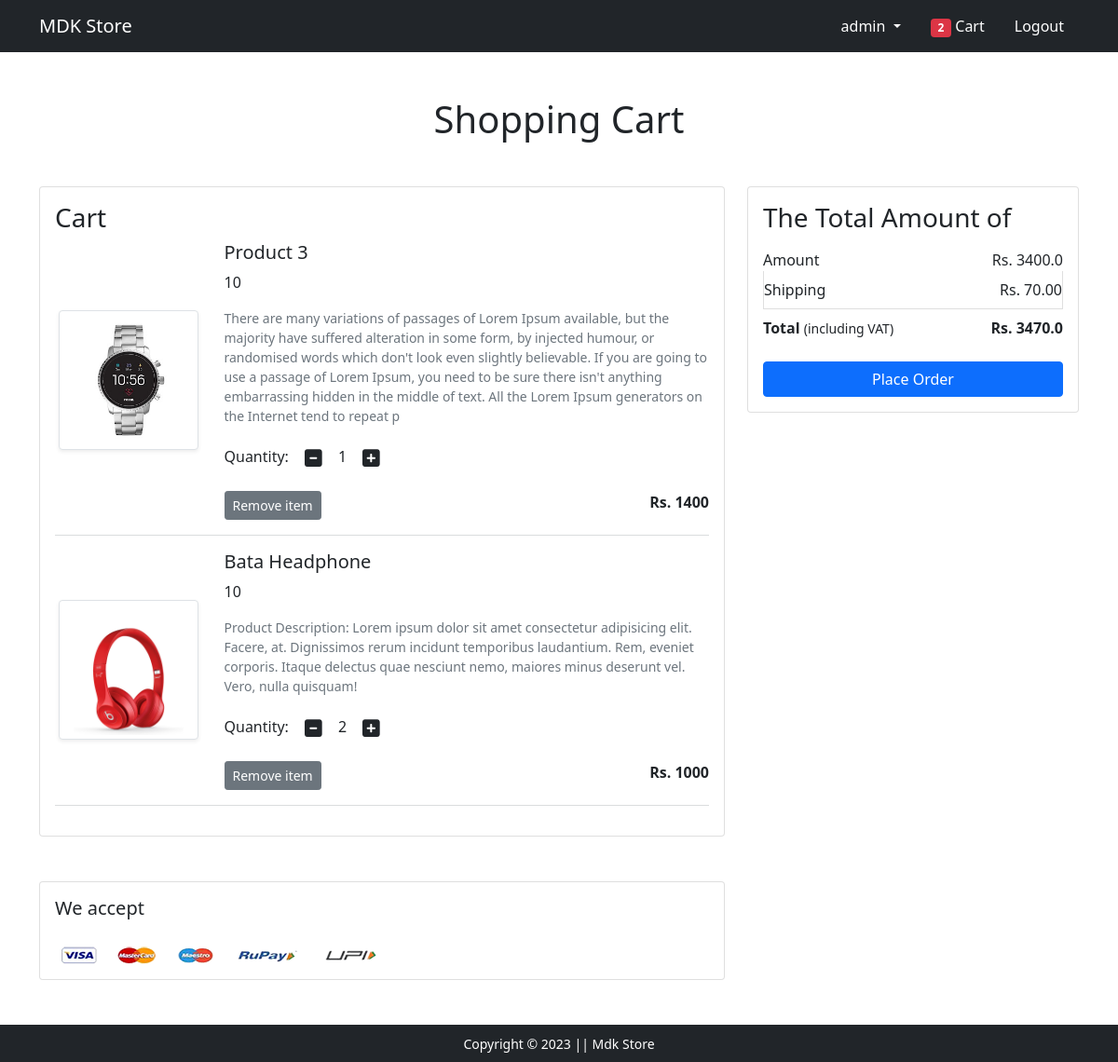
The page /cart/ (signed in) on the database as committed earlier.
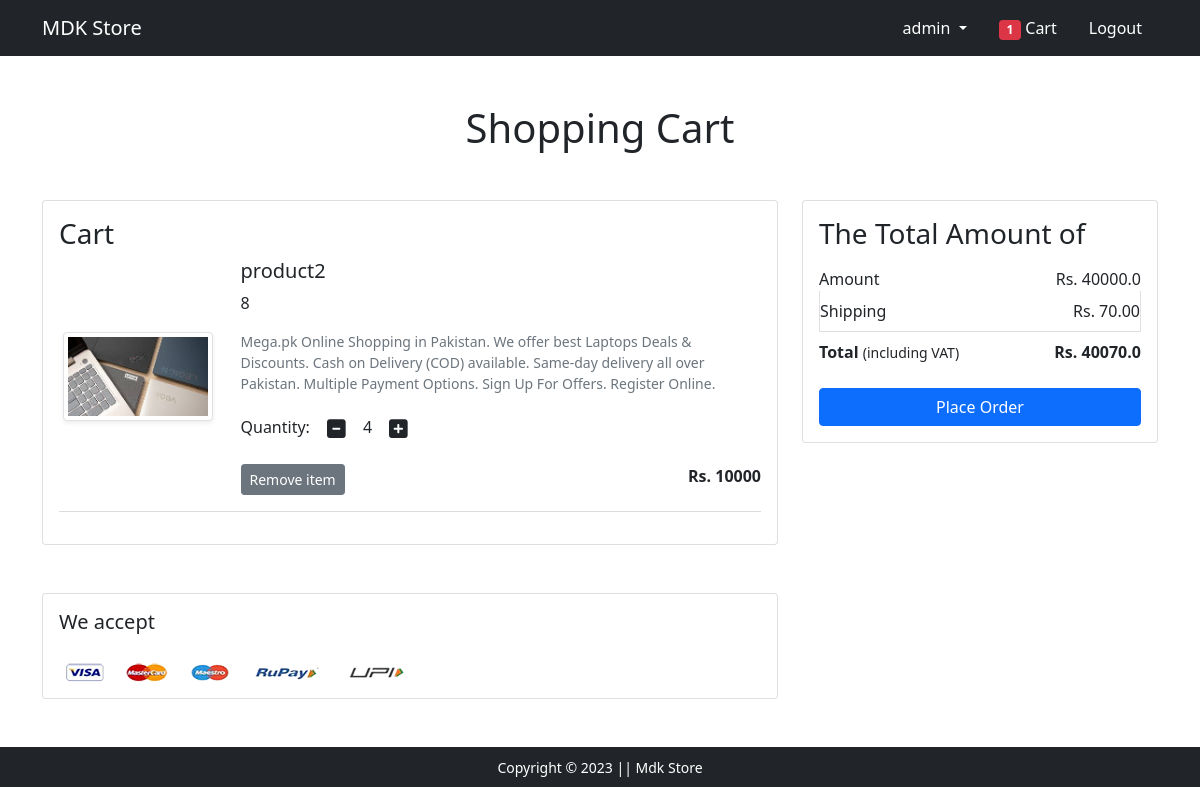
The same page on the database as committed later.
### app/models.py (models this page shows, shortened)
class Cart(models.Model):
    user=models.ForeignKey(User, on_delete=models.CASCADE , related_name='user_cart')
    Item=models.ForeignKey(AllProducts, on_delete=models.CASCADE)
    Quantity=models.IntegerField(default=1)

class AllProducts(models.Model):
    title=models.CharField(max_length=200)
    desc=models.CharField(max_length=400)
    img=models.ImageField(upload_to='imgs')
    stock=models.IntegerField(default=0)
    available=models.BooleanField(default=True)
    price=models.IntegerField()

### app/views.py (the view, shortened to what this page needs)
# urls.py: path('cart/', views.show_cart , name='cart'),
def show_cart(request):
    total_items=0
    if request.user.is_authenticated:
        total_items=len(Cart.objects.filter(user=request.user))
        user=request.user
        cart=Cart.objects.filter(user=user)
        amount=0.00
        shipping_amount=70.0
        total_amount=0.0
        cart_product=[p for p in Cart.objects.all() if p.user==user]
        if cart_product:
            for p in cart_product:
                temp_amount=(p.Quantity*p.Item.price)
                amount +=temp_amount
                total_amount=amount+shipping_amount
                print(temp_amount)
            context={
                'carts':cart,
                'tempamount':temp_amount,
                'amount':amount,
                'total_amount':total_amount,
                'total_items':total_items,
            }
            return render(request, 'app/addtocart.html' , context)

### app/templates/app/addtocart.html (shortened to what this page needs)
{% extends 'app/base.html' %}
{% load static %}
{% block main-content %}
<div class="container my-5">
 <div class="row">
  <h1 class="text-center mb-5">Shopping Cart</h1>
  <div class="col-sm-8">
  <div class="card">
   <div class="card-body">
    <h3>Cart</h3>
    {% for cart in carts %}
    <div class="row">
     <div class="col-sm-3 text-center align-self-center"><img src="{{cart.Item.img.url}}" alt="" srcset="" class="img-fluid img-thumbnail shadow-sm" height="150" width="150"> </div>
     <div class="col-sm-9">
      <div>
       <h5>{{cart.Item.title}}</h5>
       <p id="stock">{{cart.Item.stock}}</p>
       <p class="mb-2 text-muted small">{{cart.Item.desc}}</p>
       <div class="my-3">
        <label for="quantity">Quantity:</label>
        <a class="minus-cart btn" pid="{{cart.Item.id}}"><i class="fas fa-minus-square fa-lg"></i></a>
          <span id="quantity">{{cart.Quantity}}</span>
        <a class="plus-cart btn" pid="{{cart.Item.id}}"><i class="fas fa-plus-square fa-lg"></i></a>
       </div>
       <div class="d-flex justify-content-between">
        <a href="#" class="btn btn-sm btn-secondary mr-3 remove" id="cid" pid="{{cart.Item.id}}">Remove item </a>
        <p class="mb-0"><span><strong id="itemPrice">Rs. {{cart.Item.price}}</strong></span></p>
       </div>
      </div>
     </div>
    </div>
    <hr class="text-muted">
    {% endfor %}
   </div>
   </div>
  </div>
  <div class="col-sm-4">
   <div class="card">
    <div class="card-body">
      <h3>The Total Amount of</h3>
      <ul class="list-group">
       <li class="list-group-item d-flex justify-content-between align-items-center border-0 px-0 pb-0">Amount<span id="am">Rs. {{amount}}</span></li>
       <li class="list-group-item d-flex justify-content-between align-items-center px-0">Shipping<span>Rs. 70.00</span></li>
       <li class="list-group-item d-flex justify-content-between align-items-center border-0 px-0 mb-3">
        <div>
           <strong>Total</strong> <small>(including VAT)</small>
         </div>
         <span><strong id="tm">Rs. {{total_amount}}</strong></span>
       </li>
      </ul>
      <div class="d-grid"><a href="{% url 'checkout' %}" class="btn btn-primary">Place Order</a></div>
    </div>
   </div>
  </div>
 </div>
</div>
<div class="container">
 <div class="row">
  <div class="col-sm-8">
   <div class="card">
    <div class="card-body">
      <h5 class="mb-4">We accept</h5>
      <img src="{% static 'app/images/payment.png' %}" alt="" class="img-fluid">
    </div>
  </div>
  </div>
 </div>
</div>
{% endblock main-content %}

### app/templates/app/base.html (shortened to what this page needs)
<!doctype html>
{% load static %}
<html lang="en">
  <head>
    <link href="https://cdn.jsdelivr.net/npm/bootstrap@5.0.0-beta1/dist/css/bootstrap.min.css" rel="stylesheet">
    <link rel="stylesheet" href="{% static 'app/css/owl.carousel.min.css' %}">
    <link rel="stylesheet" href="{% static 'app/css/all.min.css' %}">
    <link rel="stylesheet" href="{% static 'app/css/style.css' %}">
  </head>
  <body>
    <nav class="navbar navbar-expand-lg navbar-dark bg-dark">
     <div class="container">
       <a class="navbar-brand" href="/">MDK Store</a>
       <div class="collapse navbar-collapse" id="navbarSupportedContent">
         <div>
          <ul class="navbar-nav me-auto mb-2 mb-lg-0">
           <li class="nav-item dropdown mx-2">
              <a class="nav-link dropdown-toggle text-white" href="#" id="profileDropdown" role="button" data-bs-toggle="dropdown" aria-expanded="false">
                {% if request.user %}
                {{request.user}}
                {% else %}
                <p>No user</p>
                {% endif %}
              </a>
            </li>
            <li class="nav-item mx-2">
             <a href="{% url 'cart' %}" class="nav-link text-white"><span class="badge bg-danger">{{total_items}}</span> Cart </a>
            </li>
            {% if request.user.is_anonymous %}
            <li class="nav-item mx-2">
             <a href="{% url 'login' %}" class="nav-link text-white">Login</a>
            </li>
            <li class="nav-item mx-2">
             <a href="{% url 'customerregistration' %}" class="nav-link text-white">Registration</a>
            </li>
            {% else %}
            <li class="nav-item mx-2">
              <a href="{% url 'logout' %}" class="nav-link text-white">Logout</a>
             </li>
            {% endif %}
          </ul>
         </div>
       </div>
     </div>
    </nav>
    {% block main-content %} {% endblock main-content %}
    <footer class="container-fluid bg-dark text-center p-2 mt-5">
        <small class="text-white">Copyright &copy; 2023  || Mdk Store </small>
    </footer>
  </body>
</html>

Rows that differ between the two databases and show on the page:
removed Cart: Item.img (picture), Item "Product 3", Item.stock "10", Item.desc "There are many variations of passages of Lorem Ipsum available, but the majority have suffered alteration in some form, by injected humour, or randomised words which don't look even slightly believable. If you are going to use a passage of Lorem Ipsum, you need to be sure there isn't anything embarrassing hidden in the middle of text. All the Lorem Ipsum generators on the Internet tend to repeat p", Quantity "1", Item.price "1400"
removed Cart: Item.img (picture), Item "Bata Headphone", Item.stock "10", Item.desc "Product Description: Lorem ipsum dolor sit amet consectetur adipisicing elit. Facere, at. Dignissimos rerum incidunt temporibus laudantium. Rem, eveniet corporis. Itaque delectus quae nesciunt nemo, maiores minus deserunt vel. Vero, nulla quisquam!", Quantity "2", Item.price "1000"
added Cart: Item.img (picture), Item "product2", Item.stock "8", Item.desc "Mega.pk Online Shopping in Pakistan. We offer best Laptops Deals & Discounts. Cash on Delivery (COD) available. Same-day delivery all over Pakistan. Multiple Payment Options. Sign Up For Offers. Register Online.", Quantity "4", Item.price "10000"
Other text that changed with them:
{{ total_items }}: "2" → "1"
{{ amount }}: "3400.0" → "40000.0"
{{ total_amount }}: "3470.0" → "40070.0"
